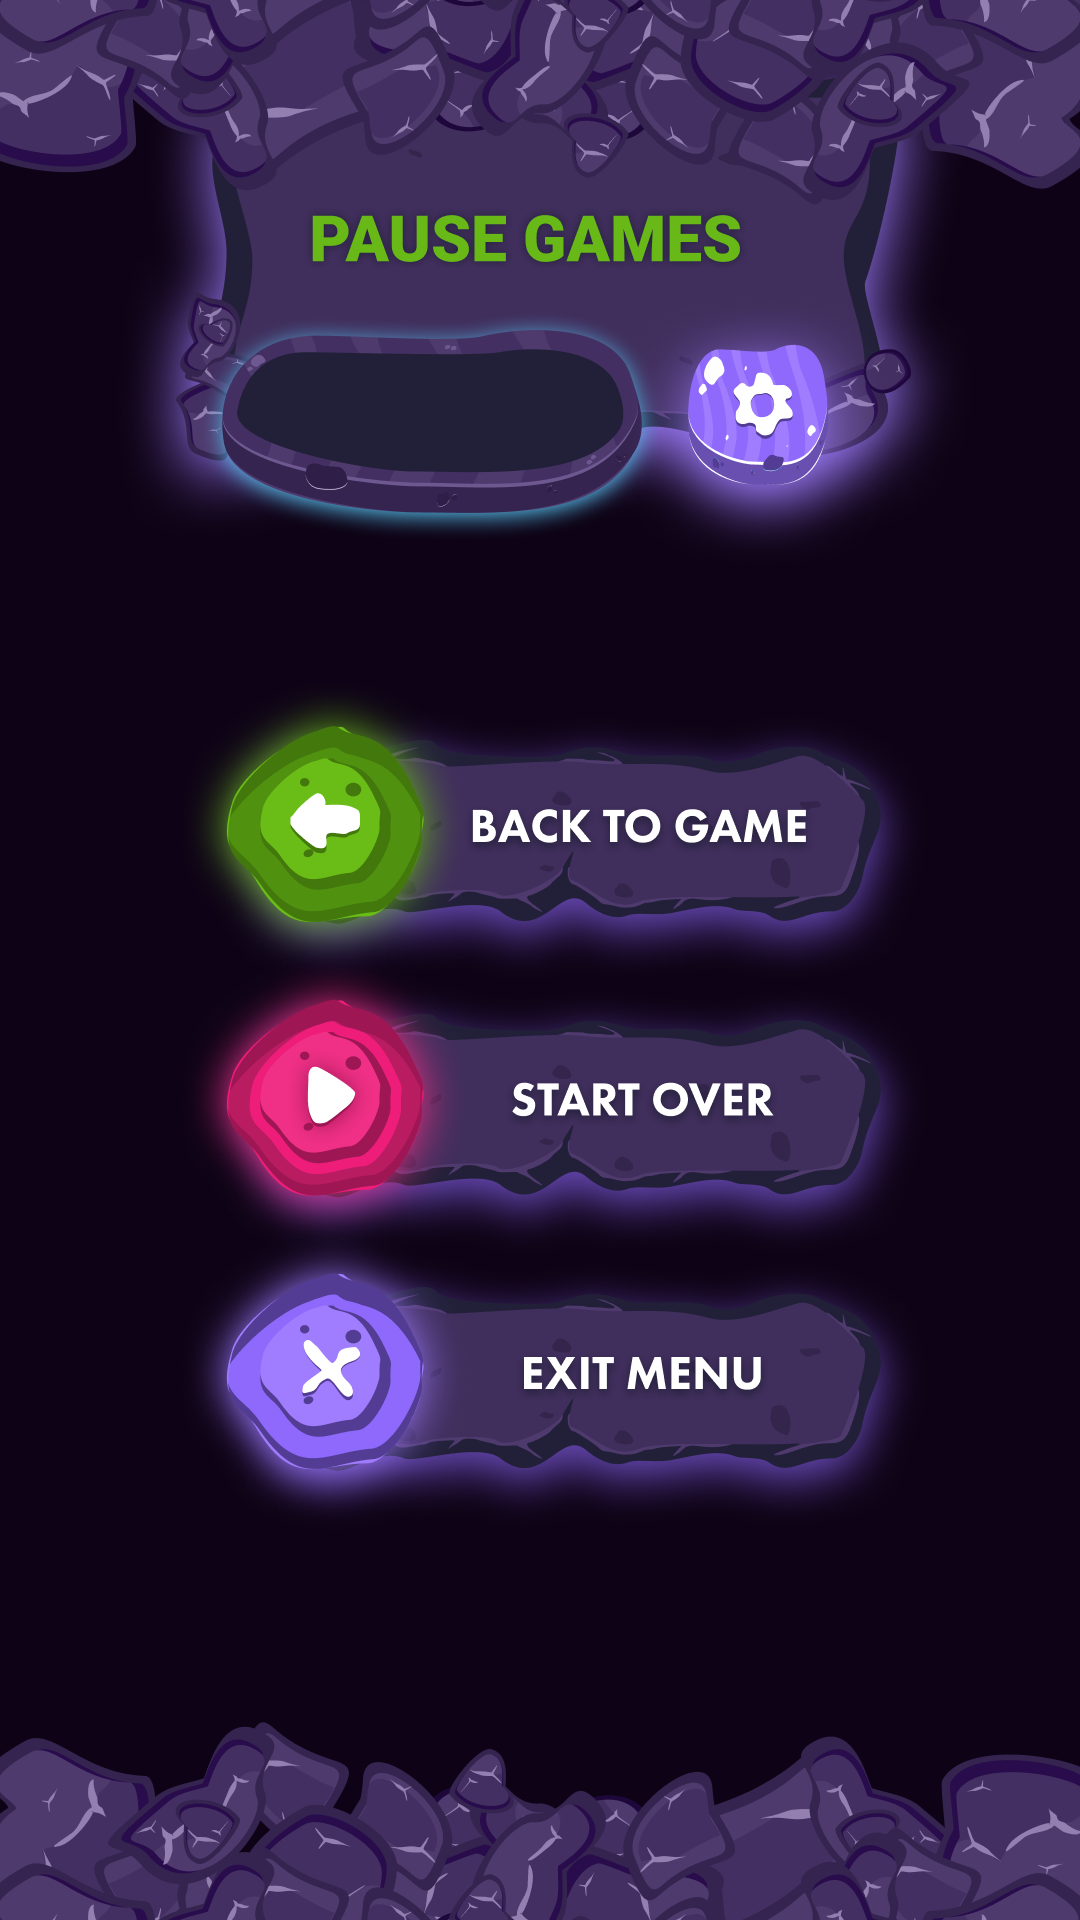

Tiled map render using the project's own tile images. Description and the map definition, with tile-layer contents summarised, below:
An orthogonal 36x64 tile map with 30x30 px tiles, 1 tile layer (back), 2 tilesets and 5 objects (4x btn, text).

<map version="1.0" tiledversion="1.1.6" orientation="orthogonal" renderorder="left-up" width="36" height="64" tilewidth="30" tileheight="30" infinite="0" nextobjectid="15">
 <tileset firstgid="1" source="../game/pause_background.tsx" />
 <tileset firstgid="2" source="pause_back.tsx" />
 <layer name="back" width="36" height="64">
  <data>[2304 cells, 1 non-empty, 1 distinct tile ids]</data>
 </layer>
 <objectgroup name="btn">
  <object id="10" name="settings" type="btn" x="668.124" y="335.277" width="184.645" height="150.632" />
  <object id="11" name="back" type="btn" x="221.088" y="724.004" width="677.843" height="204.082" />
  <object id="12" name="restart" type="btn" x="191.934" y="988.824" width="741.011" height="208.941" />
  <object id="13" name="menu" type="btn" x="196.793" y="1265.79" width="738.581" height="247.813" />
 </objectgroup>
 <objectgroup name="txt">
  <object id="14" name="score" type="text" x="249.404" y="377.182" width="353.64" height="73.6449">
   <properties>
    <property name="color" type="color" value="#ffffffff" />
    <property name="size" type="int" value="48" />
   </properties>
   <text fontfamily="Roboto" pixelsize="48" wrap="1" color="#ffffff" bold="1" halign="center" valign="center">3245</text>
  </object>
 </objectgroup>
</map>
